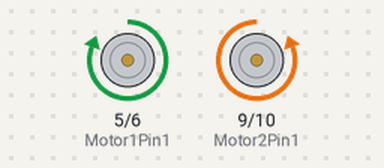
Recording of a sketch running on a simulated Arduino Uno, built with avr-gcc and run on an emulated ATmega328P. On the bench: motor-driver pin pairs drawn as motors (green arrow = first pin HIGH = forward, orange = second pin HIGH = backward, longer = more drive).

Above: at 1.0 s.
At 3.0 s:
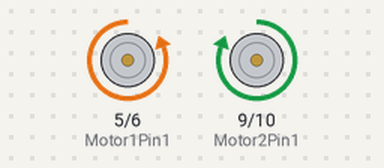
At 5.0 s:
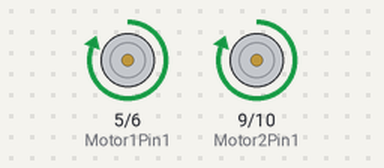
At 7.5 s:
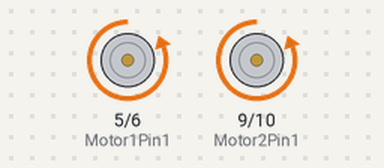
Timing chart, 0 to 11.7 s (numbered marks = the images above):
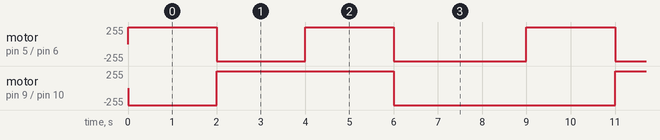

The sketch:

motor_test_code.ino
```cpp
//RC car with bluetooth communication

const int Motor1Pin1 = 5;
const int Motor1Pin2 = 6;
const int Motor2Pin2 =10;
const int Motor2Pin1 = 9;


void setup(){

  pinMode(Motor1Pin1, OUTPUT);
  pinMode(Motor1Pin2, OUTPUT);
  pinMode(Motor2Pin1, OUTPUT);
  pinMode(Motor2Pin2, OUTPUT);

}


void loop(){

 moveForward();
 delay(2000);
 moveBackward();
  delay(2000);
 moveLeft();
  delay(2000);
 moveRight();
  delay(3000);

}


//functions for different modes


void moveLeft(){

  digitalWrite(Motor1Pin1, HIGH);
  digitalWrite(Motor1Pin2, LOW);
  digitalWrite(Motor2Pin1, HIGH);
  digitalWrite(Motor2Pin2, LOW);


}

void moveRight(){

  digitalWrite(Motor1Pin1, LOW);
  digitalWrite(Motor1Pin2, HIGH);
  digitalWrite(Motor2Pin1, LOW);
  digitalWrite(Motor2Pin2, HIGH);


}

void moveBackward(){

  digitalWrite(Motor1Pin2, HIGH);
  digitalWrite(Motor1Pin1, LOW);//
  digitalWrite(Motor2Pin1, HIGH);
  digitalWrite(Motor2Pin2,LOW);


}

void moveForward(){

  digitalWrite(Motor1Pin2, LOW);
  digitalWrite(Motor1Pin1, HIGH);
  digitalWrite(Motor2Pin1, LOW); //
  digitalWrite(Motor2Pin2, HIGH);


}

void moveStop(){

  digitalWrite(Motor1Pin1, LOW);
  digitalWrite(Motor1Pin2, LOW);
  digitalWrite(Motor2Pin1, LOW);
  digitalWrite(Motor2Pin2, LOW);


}
```

Measured:
- by itself, motor on pin 9 (Motor2Pin1) / pin 10 (Motor2Pin2): repeats every 9.0 s: forward 255/255 4.0 s, backward 255/255 5.0 s
- by itself, motor on pin 5 (Motor1Pin1) / pin 6 (Motor1Pin2): repeats every 9.0 s: backward 255/255 2.0 s, forward 255/255 2.0 s, backward 255/255 3.0 s, forward 255/255 2.0 s
